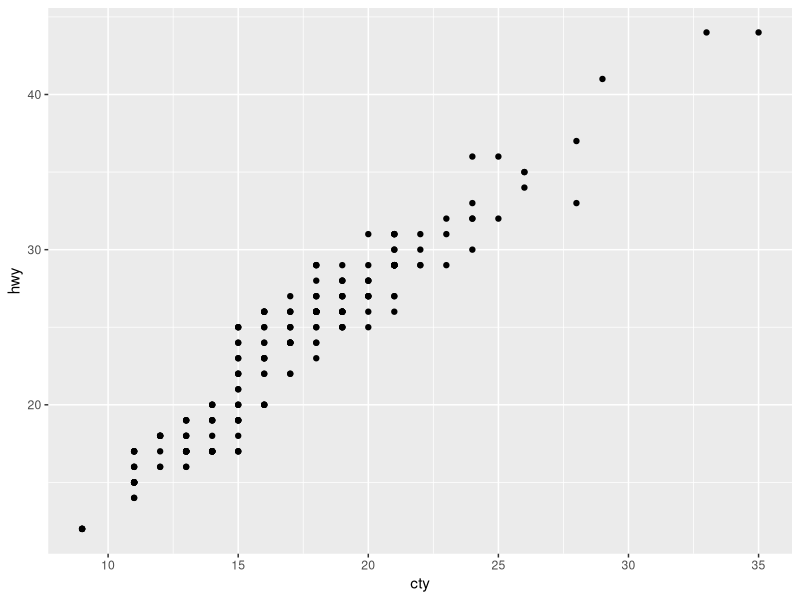
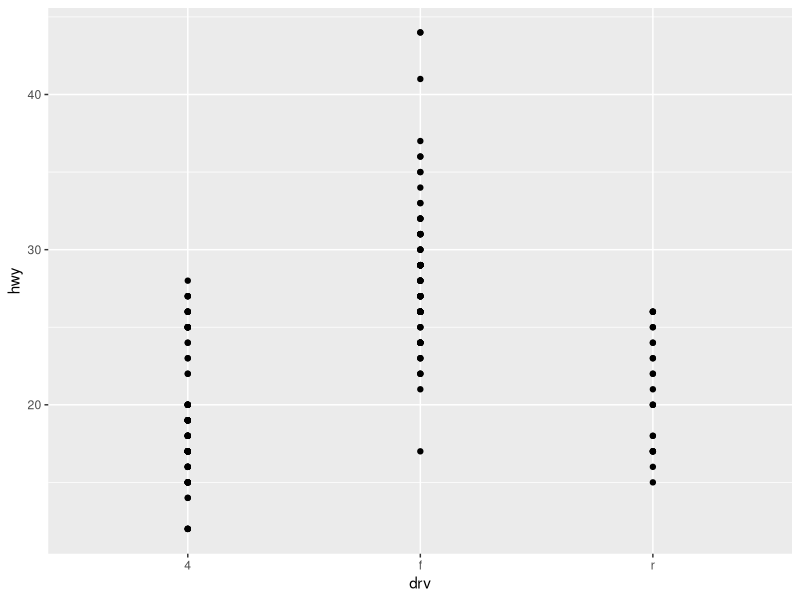
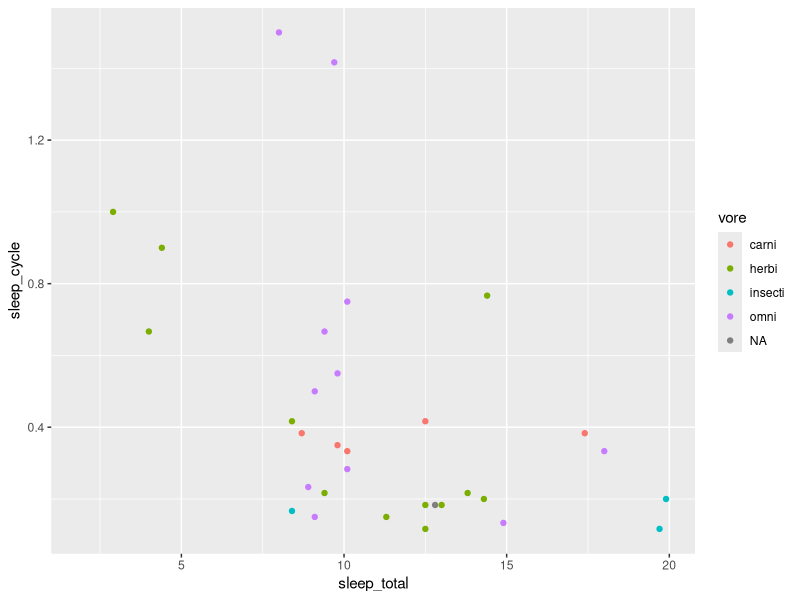
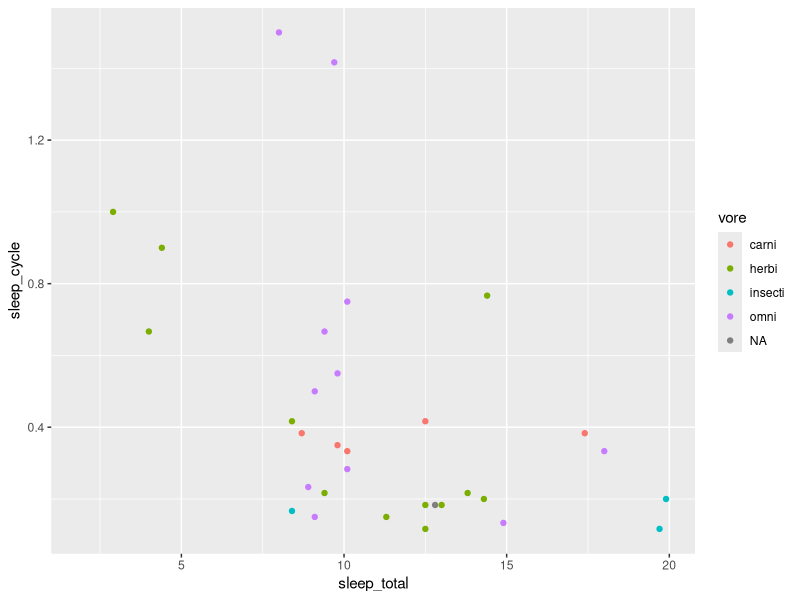
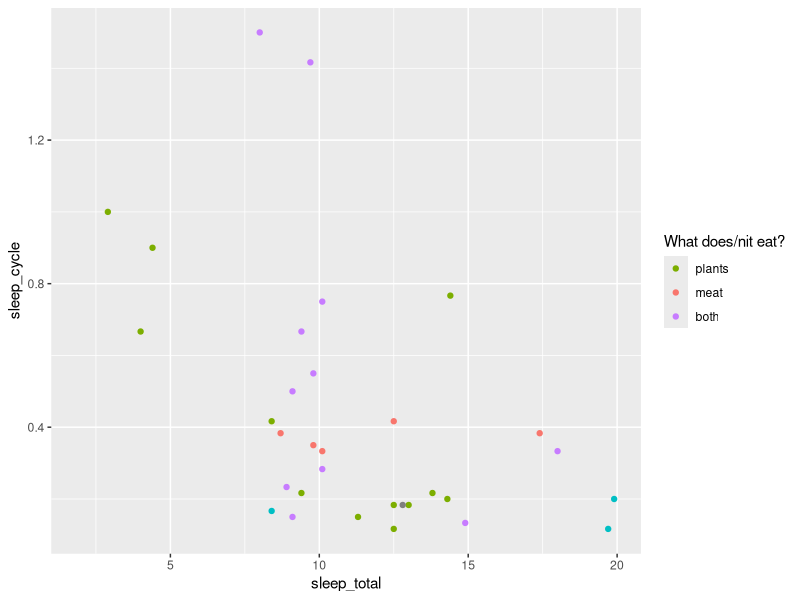

Generate these figures, in order, with R: (Note: this script raises an error after producing the figures.)
## ---- chunk 1
library(ggplot2)


## ---- chunk 2
plot <- qplot(cty,hwy,data=mpg)
plot

plot <- plot + aes(x=drv) + scale_color_identity("red")
plot

## ---- chunk 3
plot <- qplot(sleep_total,sleep_cycle,data=msleep, color=vore)
plot

plot <- plot + scale_color_hue()  # explicity add the default scale 

plot

# adjust para of the default here by changing the appearance of the legend


plot <- qplot(sleep_total,sleep_cycle,data=msleep, color=vore)

plot <- plot + scale_colour_hue("What does/nit eat?",
  breaks = c("herbi","carni","omni","NA"),
  labels = c("plants","meat","both","don't know"))

plot


# to use a different scale 
plot <- qplot(sleep_total,sleep_cycle,data=msleep,color=vore)
plot <- plot + scale_color_brewer(pal="Set1")
plot
## ---- chunk 4
library(vcd)
library(ggplot2)
fill_gradn <- function (pal){
  scale_fill_gradientn(colours = pal(7),limits=c(0,0.04))
}

erupt + fill_gradn(rainbow_hcl)
erupt + fill_gradn(diverge_hcl)
erupt + fill_gradn(heat_hcl)

## ---- chunk 5


